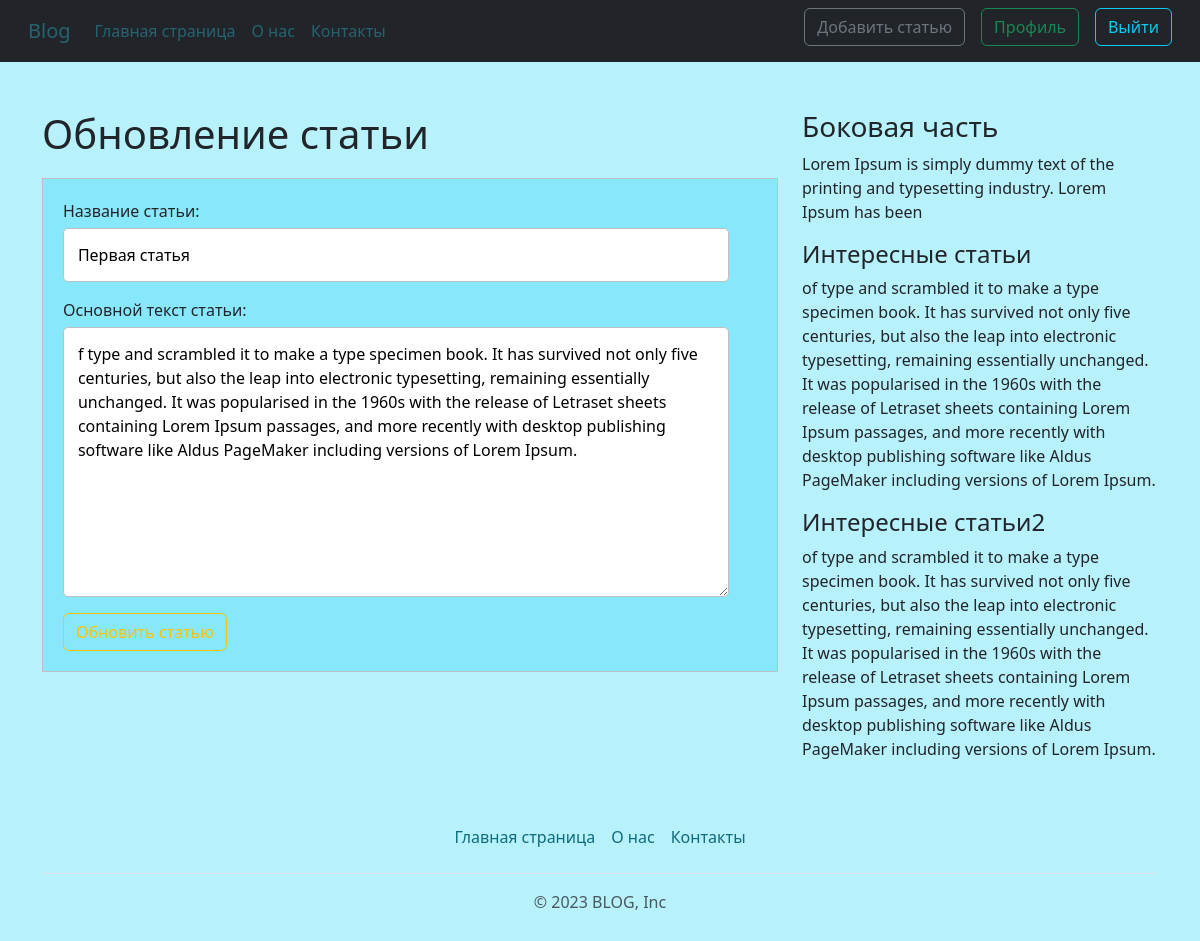
Screenshot of /blog/news/1/update (signed in) with the database file from the repository.
### blog/models.py (models this page shows, shortened)
class News(models.Model):
    title = models.CharField('Название статьи',max_length=100, unique=True)
    text = models.TextField('Основной текст статьи')
    date = models.DateTimeField('Дата',default=timezone.now)
    avt = models.ForeignKey(User,verbose_name='Автор', on_delete=models.CASCADE)
    views = models.IntegerField('Просмотры',default=1)
    class Meta:
        verbose_name = 'Новость',
        verbose_name_plural = 'Новости'

### blog/views.py (the view, shortened to what this page needs)
# urls.py: path('news/<int:pk>/update', views.UpdateNewsVies.as_view(), name='news-update'),
class UpdateNewsVies(LoginRequiredMixin, UserPassesTestMixin ,UpdateView):
    model = News
    template_name = 'blog/create_news.html'
    fields = ['title', 'text']
    def test_func(self):
        news = self.get_object()
        if self.request.user == news.avt:
            return True
        return False
    def get_context_data(self, **kwargs):
        ctx = super(UpdateNewsVies, self).get_context_data(**kwargs)
        ctx['title'] = 'Обновление статьи'
        ctx['btn_text'] = 'Обновить статью'
        return ctx

### blog/templates/blog/create_news.html (shortened to what this page needs)
{% extends 'blog/base.html' %}
{% block content %}
<h1>{{ title }}</h1>
<form method="post" class="form-register auth">
    {{ form.as_p }}
    <button class="btn btn-outline-warning" type="submit">{{ btn_text }}</button>
</form>
{% endblock %}
{% block aside_block %}
<h4 class="mt-2">Интересные статьи</h4>
<p>of type and scrambled it to make a type specimen book. It has survived not only five centuries,
    but also the leap into electronic typesetting, remaining essentially unchanged. It was popularised
    in the 1960s with the release of Letraset sheets containing Lorem Ipsum passages, and more recently
    with desktop publishing software like Aldus PageMaker including versions of Lorem Ipsum.</p>
<h4 class="mt-2">Интересные статьи2</h4>
<p>of type and scrambled it to make a type specimen book. It has survived not only five centuries,
    but also the leap into electronic typesetting, remaining essentially unchanged. It was popularised
    in the 1960s with the release of Letraset sheets containing Lorem Ipsum passages, and more recently
    with desktop publishing software like Aldus PageMaker including versions of Lorem Ipsum.</p>
{% endblock %}

### blog/static/blog/main.css (style rules this page uses)
body { background-color: #31d8f959!important; }
.form-register { padding:20px; background: #31d8f959; border: 1px solid silver; margin-top:20px; }
.auth input, .auth textarea { display:block; width:96%; margin-top:5px; border:1px solid silver; border-radius: 5px; padding:2%; }

### rows the page displays
News: title "Первая статья", text "f type and scrambled it to make a type specimen book. It has survived not only five centuries, but also the leap into electronic typesetting, remaining essentially unchanged. It was popularised in the 1960s with the release of Letraset sheets containing Lorem Ipsum passages, and more recently with desktop publishing software like Aldus PageMaker including versions of Lorem Ipsum."

### other values shown
{{ title }} "Обновление статьи"
